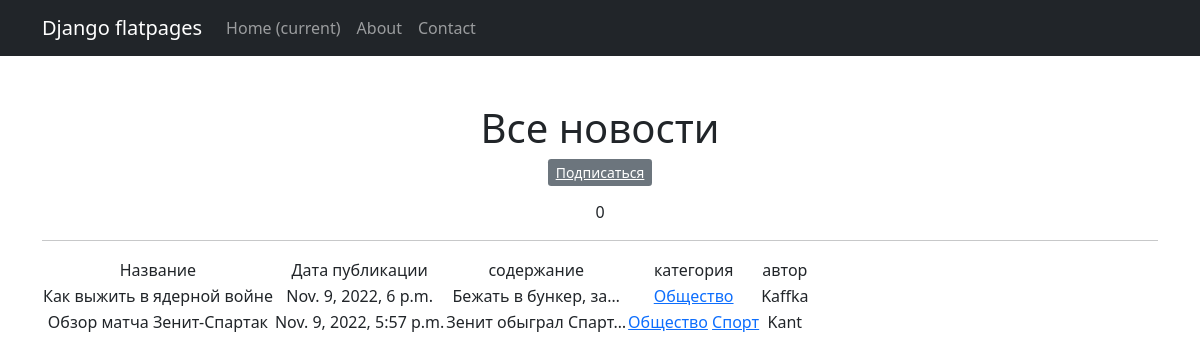
Page /categories/2/ on the earlier database version.
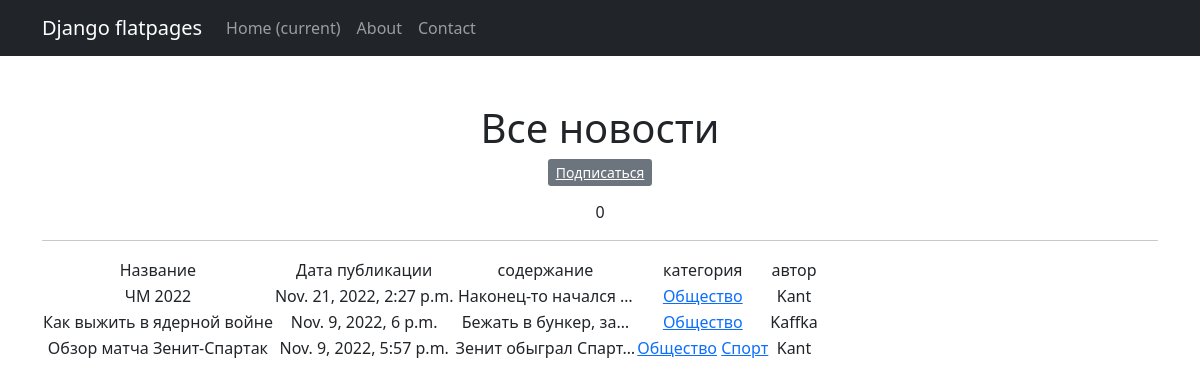
Same page on the later database version.
### news/models.py (models this page shows, shortened)
class Post(models.Model):
    article = 'ar'
    new = 'ne'
    POSTVARIETY = [
        (article, 'Статья'),
        (new, 'Новость')
    ]
    author = models.ForeignKey(Author, on_delete=models.CASCADE)
    post_variety = models.CharField(max_length=2, choices=POSTVARIETY, default=article)
    dateCreation = models.DateTimeField(auto_now_add=True)
    category = models.ManyToManyField(Category, through="PostCategory")
    title = models.CharField(max_length=255, default="Новый контент")
    text = models.TextField()
    rating = models.IntegerField(default=0)

class Category(models.Model):
    category = models.CharField(max_length=64, unique=True)
    subscribers = models.ManyToManyField(User, related_name='categories')

class Author(models.Model):
    authorUser = models.OneToOneField(User, on_delete=models.CASCADE)
    ratingAuthor = models.IntegerField(default=0)
    def __str__(self):
        return self.authorUser.username

### news/views.py (the view)
# urls.py: path('categories/<int:pk>/', CategoryListView.as_view(), name='category_list'),
class CategoryListView(ListView):
    model = Post
    template_name = 'category_list.html'
    context_object_name = 'category_news_list'
    def get_queryset(self):
        self.category = get_object_or_404(Category, id=self.kwargs['pk'])
        queryset = Post.objects.filter(category=self.category).order_by('-dateCreation')
        return queryset
    def get_context_data(self, **kwargs):
        context = super().get_context_data(**kwargs)
        context['is_not_subscriber'] = self.request.user not in self.category.subscribers.all()
        context['category'] = self.category
        return context

### news/templatetags/custom_filters.py (called while the page is built)
@register.filter()
def censor(value):
   bad_words = ['Хуй','хуй','Бля','бля','еба','Еба','пиз','Пиз','Хер','хер', 'хуе','Хуе']
   value_= value.split()
   result = []
   for a in value_:
      if a[:3] in bad_words:
         a = a[0] + "*"*len(a[1:])
         result.append(a)
      else:
          result.append(a)
   return " ".join(result)

### templates/category_list.html (shortened to what this page needs)
{% extends 'flatpages/default.html' %}
{% load custom_filters %}
{% block content %}
<h1>Все новости</h1>
   {% if is_not_subscriber %}
   <p class="text-center"><a href="{% url 'subscribe' category.id %}" class="btn-secondary btn-sm">Подписаться</a></p>
   {% endif %}
   {{news|length}}
   <hr>
   {% if category_news_list %}
       <table>
           <tr>
               <td>Название</td>
               <td>Дата публикации</td>
               <td>содержание</td>
               <td>категория</td>
               <td>автор</td>
           </tr>
           {% for new in category_news_list %}
           <tr>
               <td>{{ new.title|censor }}</td>
               <td>{{ new.dateCreation }}</td>
               <td>{{ new.text|truncatechars:20|censor }}</td>
               <td>{% for cat in new.category.all %}
                   <a href="{% url 'category_list' cat.id %}">{{ cat.category }}</a>
                   {% endfor %}</td>
               <td>{{ new.author }}</td>
               <td>
               </td>
           </tr>
           {% endfor %}
       </table>
   {% else %}
       <h2>Новостей нет!</h2>
   {% endif %}
{% endblock content %}

Differences in the rows shown:
added Post: title|censor "ЧМ 2022", dateCreation "Nov. 21, 2022, 2:27 p.m.", text|censor "Наконец-то начался …", author "Kant", Category (category "Общество")
